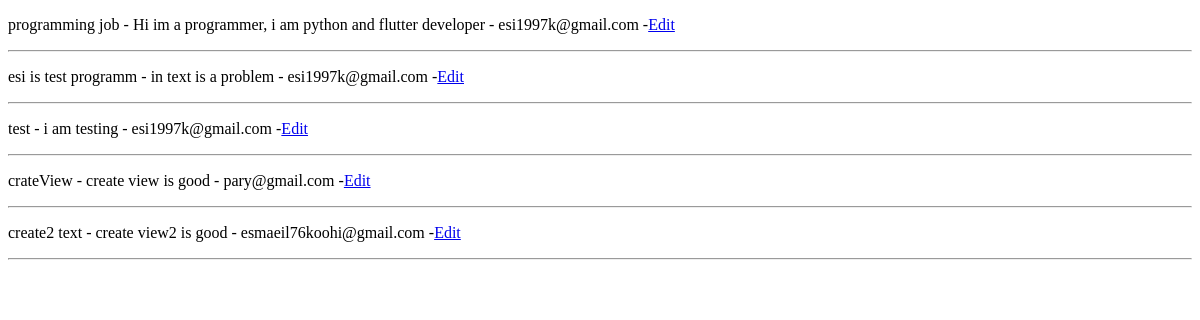
Before: /articles/messages/ with the older database file.
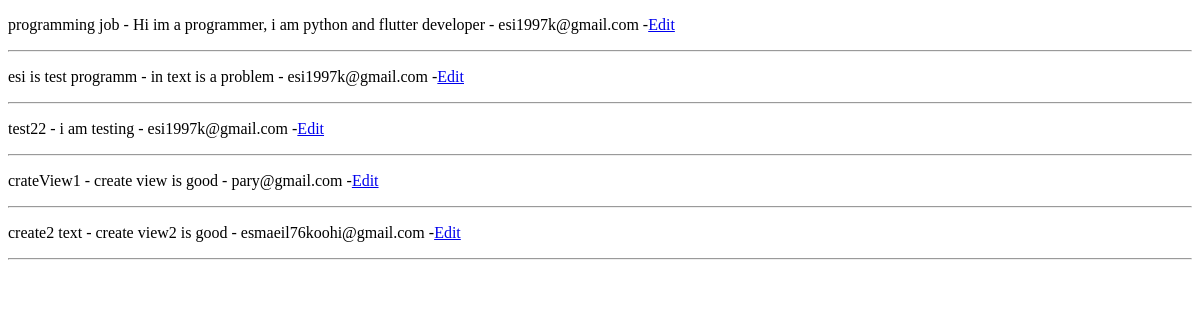
After: the same page with the newer database file.
### blog/models.py (models this page shows, shortened)
class Message(models.Model):
    title = models.CharField(max_length=100)
    text = models.TextField()
    email = models.EmailField()
    created_at = models.DateTimeField(auto_now_add=True, null=True)

### blog/views.py (the view)
# urls.py: path('messages/', views.MessageListView.as_view(), name='message_list'),
class MessageListView(ListView):
    model = Message

### context_processors/context_processor.py (called while the page is built)
def recent_articles(request):
    recent_articles = Article.objects.order_by('-created')
    categories = Category.objects.all()
    return {'recent_articles': recent_articles, 'categories': categories}

### blog/templates/blog/message_list.html (shortened to what this page needs)
<!DOCTYPE html>
<html lang="en">
<head>
</head>
<body>
{% for item in message_list %}
    <p>{{ item.title }} - {{ item.text|truncatewords:20 }} - {{ item.email }} -<span><a href="{% url 'blog:message_edit' item.id %}" >Edit</a></span></p>
    <hr>
{% endfor %}
</body>
</html>

Changed rows visible on the page:
changed Message "i am testing": title "test" → "test22"
changed Message "create view is good": title "crateView" → "crateView1"
